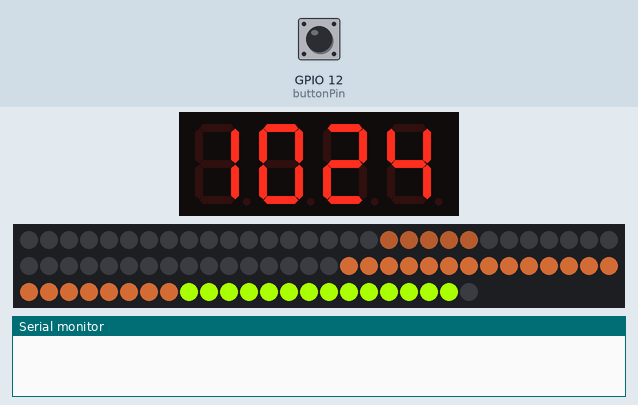
Bench run of a sketch on a simulated ESP8266 (NodeMCU). On the bench: 4-digit seven-segment display, 83 RGB LEDs in strip order, left to right, continuing on the next row, the last lines printed to the serial monitor. The test bench sets the inputs (shaded band); at power-on: GPIO 12 (buttonPin) HIGH. Dim RGB values are drawn brighter than linear; the local clock reads 2024-03-15 10:24:30 at power-on unless the sketch sets it.

Above: at 1.2 s.
1.3 s: GPIO 12 (buttonPin) pulled LOW for 0.15 s
At 1.8 s:
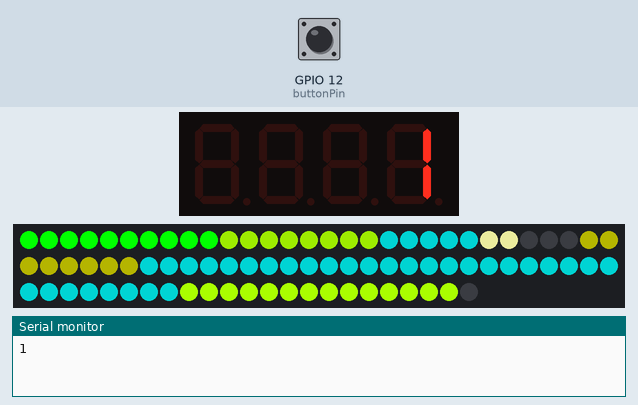
4.0 s: GPIO 12 (buttonPin) pulled LOW for 1 s
At 4.5 s:
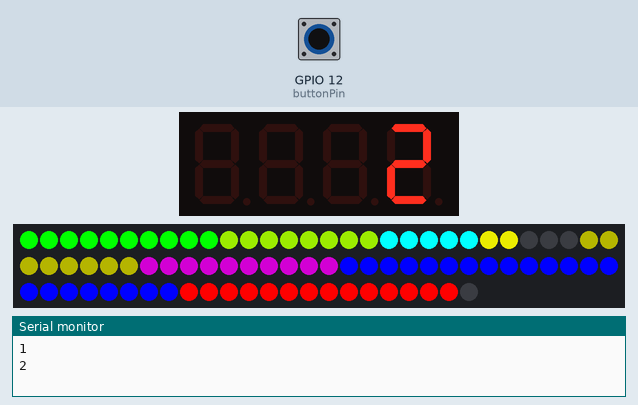
6.7 s: GPIO 12 (buttonPin) pulled LOW for 0.15 s
At 7.2 s:
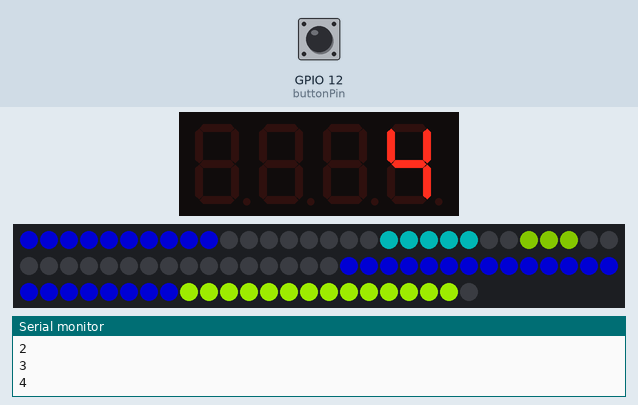
7.4 s: GPIO 12 (buttonPin) pulled LOW for 1 s
At 8.0 s:
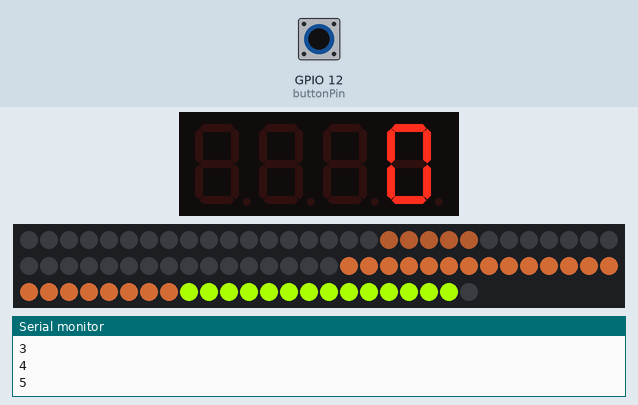
9.9 s: GPIO 12 (buttonPin) pulled LOW for 3.2 s
At 11.1 s:
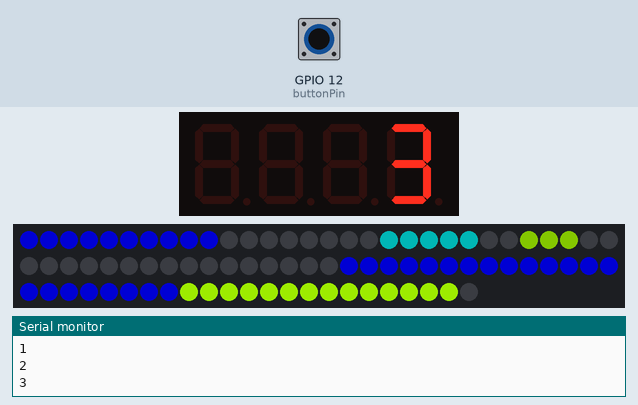
Timing chart, 0 to 12.9 s (numbered marks = the images above; inputs shaded):
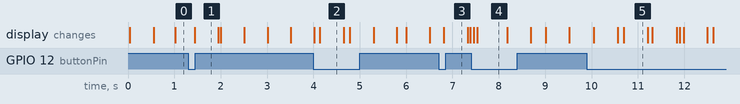

Measured:
- after the input at 1.3 s, the display: changes after 0.14 s (image 1)
- after the input at 4.0 s, the display: first differs from a run without the input after 0.14 s (image 2)
- after the input at 6.7 s, the display: changes after 0.11 s (image 3)
- after the input at 9.9 s, the display: first changes after 0.15 s (image 5 shows a later state)
- what the display in image 2 shows lasts 0.6 s, from 4.1 s to 4.7 s
- what the display in image 4 shows lasts 0.7 s, from 7.5 s to 8.2 s

The sketch:

LightBoxWs2812_TM16367_RTC.ino
```cpp
// (licence header left out)
#include <TM1637.h>
#include "RTClib.h"
#include <ESP8266WiFi.h>
#include <Adafruit_NeoPixel.h>

#define PIN 14 // pin LEDs WS2812
#define NUMPIXELS 83 // Number of LEDs WS2812

RTC_DS1307 rtc;

// Instantiation and pins configurations
// Pin 2 - > DIO
// Pin 0 - > CLK
TM1637 tm1637(0, 2);
boolean dp;
int hh; // hour
int mm;  // minute
int ss;  // second
int oldss; // old second
String Sore; // String variables used for display on the TM1637
char ore[5];
String Sscena;
char Cscena[5];
int buttonPin = 12; // button pin
unsigned long myTime; // button reading variable
unsigned long myTime1;
unsigned long previousMillis;
boolean valbutton;
boolean oldvalbutton;
boolean cambiato;
boolean modifica = false; // true if the program is in time edit mode
int sezioni[10][2] = {{1, 10},{11, 18},{19, 23},{24,25},{26,28},{29,36},{37,46},{47,58},{59,68},{69,82}}; // 83 LED divided in blocks
byte scene[4][10][3] = {
                        {{0,   0,  0},{  0,   0, 0},{64,  32,  16},{  0,   0,   0},{ 0,  0, 0},{ 0,  0, 0},{  0,   0,   0},{127,  64,  32},{127,  64,  32},{170, 255, 0}},
                        {{0, 255,  0},{128, 192, 0},{ 0, 128, 128},{192, 192, 128},{ 0,  0, 0},{64, 64, 0},{  0, 128, 128},{  0, 128, 127},{  0, 128, 128},{170, 255, 0}},
                        {{0, 255,  0},{127, 192, 0},{ 0, 255, 255},{192, 192,   0},{ 0,  0, 0},{64, 64, 0},{127,   0, 128},{  0,   0, 255},{  0,   0, 255},{255,   0, 0}},
                        {{0,   0,128},{  0,   0, 0},{ 0,  64,  64},{  0,   0,   0},{64, 96, 0},{ 0,  0, 0},{  0,   0,   0},{  0,   0, 128},{  0,   0, 128},{128, 192, 0}}
                      }; // defined colors sections in scenes
int R; // rosso
int G; // verde
int B; // blu
int sezione; // section number
int scena; // scene number
int oldscena = 99; // previous scene
int scenadissolve; // scene fade
int oldscenadissolve = 99; // previous scene fade
int n; // scene step number while fade
int fadeTime = 50; // milliseconds of step
boolean dissolve; // true when fade
boolean fixed; // true when fixed scene
int sceneTime = 5000; // millisecond fixed scene
unsigned long stepdissolveTime; // used to measure the duration of the fade
unsigned long fixedTime; // it is used to measure the duration of the fixed scene
float stepvalue[10][3]; // matrix of color variation steps during fading

Adafruit_NeoPixel pixels(NUMPIXELS, PIN, NEO_GRB + NEO_KHZ800);

void setup() {
  Serial.begin(115200);
  WiFi.mode( WIFI_OFF );
  tm1637.init();
  tm1637.setBrightness(5);
  if (! rtc.begin()) {
    Serial.println("Couldn't find RTC");
    Serial.flush();
    abort();
  }

  if (! rtc.isrunning()) {
    Serial.println("RTC is NOT running, let's set the time!");
    // When time needs to be set on a new device, or after a power loss, the
    // following line sets the RTC to the date & time this sketch was compiled
    rtc.adjust(DateTime(F(__DATE__), F(__TIME__)));
    // This line sets the RTC with an explicit date & time, for example to set
    // January 21, 2014 at 3am you would call:
    // rtc.adjust(DateTime(2021, 6, 2, 0, 18, 0));
  }
  //rtc.adjust(DateTime(2021, 6, 9, 20, 14, 30));
  pixels.begin(); // INITIALIZE NeoPixel strip object (REQUIRED)
  pixels.clear(); // Set all pixel colors to 'off'  previousMillis = millis();
  for (int i = 0; i < 10; i++) {
    colora(i, scene[scena][i][0], scene[scena][i][1], scene[scena][i][2]);
  }
}

void loop() {
  DateTime now = rtc.now();
  hh = now.hour();
  mm = now.minute();
  ss = now.second();
  if (ss == oldss) { // Every second shows the time on the TM1637 display
    if (millis() - previousMillis < 500 && dp == false) {
      sprintf(ore, "%02d%02d", hh, mm);
      Sore = ore;
      tm1637.display(Sore); // Display the time
      dp = true;
    }
    if (millis() - previousMillis > 500 && dp == true) { // Every half second makes the colon flash
      sprintf(ore, "%02d.%02d", hh, mm);
      Sore = ore;
      tm1637.display(Sore);
      dp = false;
    }
  } else {
    oldss = ss;
    previousMillis = millis();
  }
  valbutton = digitalRead(buttonPin);
  if (valbutton == false && !oldvalbutton) {
    myTime = millis();
    oldvalbutton = true;
  } else if (valbutton && oldvalbutton) {
    oldvalbutton = false;  // sets the old button state to false
    cambiato = false; // the state of the button action is false
  }
  if (valbutton == false && oldvalbutton && cambiato == false && millis() - myTime > 100) { // If the button has been pressed for 0.1 second increase the value increase the value scena
    oldvalbutton = false;
    scena = scena + 1;
    Serial.println(scena);
    if (scena == 5) scena = 0;
    if (scena != oldscena) {
      oldscena = scena;
      if (scena < 4) {
        for (int i = 0; i < 10; i++) {
          colora(i, scene[scena][i][0], scene[scena][i][1], scene[scena][i][2]);
        }
      }
    }
    sprintf(Cscena, "   %d", scena);
    Sscena = Cscena;
    tm1637.display(Sscena); // Display the time
    delay(500);
  }
  if (scena == 4) fade();
  if (valbutton == false && oldvalbutton && cambiato == false && millis() - myTime > 3000) { // If the button has been pressed for 3 seconds execute moficaora function
    oldvalbutton = false;
    cambiato = false;
    modifica = true;
    myTime1 = millis();
    modificaora();
  }
}

void modificaora() {
  while (modifica) {
    sprintf(ore, "%02d.%02d", hh, mm);
    Sore = ore;
    tm1637.display(Sore); // Display the time
    valbutton = digitalRead(buttonPin);
    if (valbutton == false && !oldvalbutton) {
      myTime = millis();
      oldvalbutton = true;
      cambiato = true;
    } else if (valbutton && oldvalbutton) {
      oldvalbutton = false;  // sets the old button state to false
      cambiato = false; // the state of the button action is false
      myTime1 = millis();
    }
    if (valbutton == false && oldvalbutton && millis() - myTime > 100) {
      Serial.println(valbutton);
      myTime = millis();
      oldvalbutton = true;
      mm = mm + 1;
      if (mm == 60) {
        mm = 0;
        hh = hh + 1;
        if (hh == 24) hh = 0;
      }
    }
    delay(0);
    if (valbutton && oldvalbutton == false && cambiato == false && millis() - myTime1 > 3000) {
      modifica = false;
      rtc.adjust(DateTime(2021, 1, 1, hh, mm, ss));
    }
  }
}

void colora(int sezione, int R, int G, int B) { // Program the colors of the WS2812 LEDs
  for (int i = sezioni[sezione][0] - 1; i < sezioni[sezione][1]; i++) {
    pixels.setPixelColor(i, pixels.Color(R, G, B));
  }
  pixels.show();   // Send the updated pixel colors to the hardware.
}

void fade() { // Function that fades between scenes
  if (scenadissolve != oldscenadissolve && dissolve == false) {
    oldscenadissolve = scenadissolve;
    dissolve = true;
    for (int i = 0; i < 10; i++) { // i è il numero della sezione
      for (int k = 0; k < 3; k++) { // k è il numero del colore 0 - R, 1 - G, 2 - B
        if (scenadissolve < 3) {
          stepvalue[i][k] = ((float)scene[scenadissolve + 1][i][k] - (float)scene[scenadissolve][i][k]) / 100.00; // fa la differenza fra il valore del canale i della scena successiva (j + 1) e quella corrente (j) / 100
        } else {
          stepvalue[i][k] = ((float)scene[0][i][k] - (float)scene[scenadissolve][i][k]) / 100.00;
        }
      }
    }
    stepdissolveTime = millis();
  }
  if (dissolve) {
    if (n < 100) {
      if (millis() - stepdissolveTime > fadeTime) {
        for (int i = 0; i < 10; i++) {
          colora(i, scene[scenadissolve][i][0] + stepvalue[i][0] * n, scene[scenadissolve][i][1] + stepvalue[i][1] * n, scene[scenadissolve][i][2] + stepvalue[i][2] * n);
        }
        n = n + 1;
        stepdissolveTime = millis();
      }
    } else {
      n = 0;
      dissolve = false;
      fixed = true;
      fixedTime = millis();
    }
  }
  if (fixed && millis() - fixedTime > sceneTime) {
    fixed = false;
    scenadissolve = scenadissolve + 1;
    if (scenadissolve == 4) scenadissolve = 0;
  }
}
```
